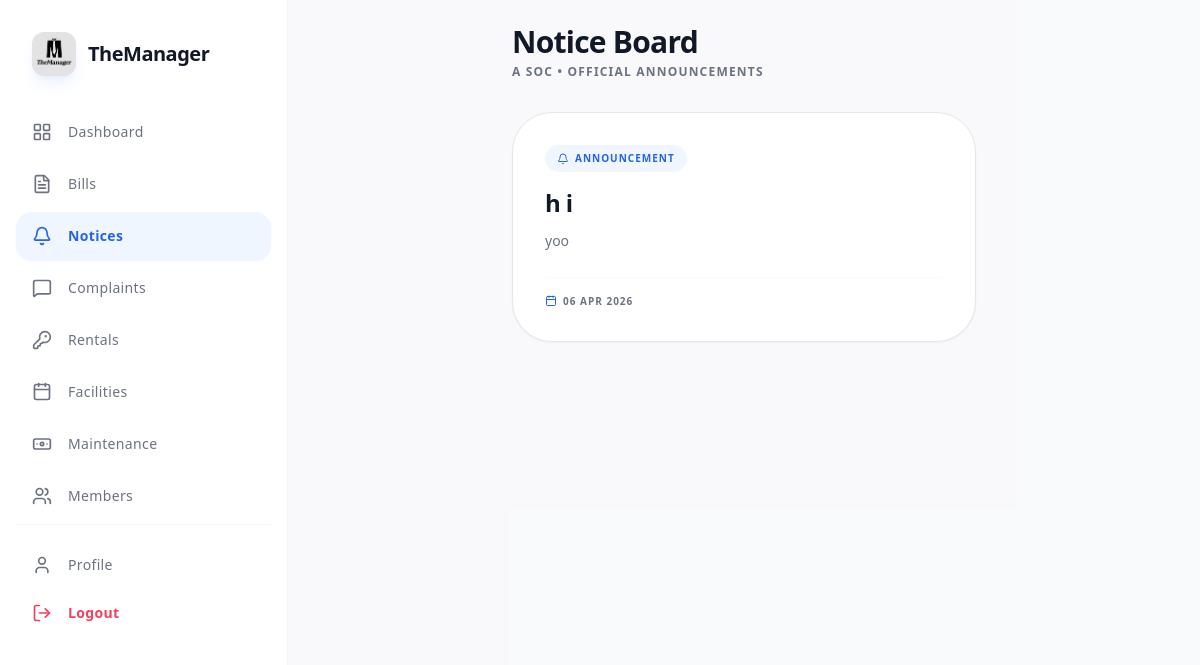
Page /notices/ (signed in) on the committed database.
### core/models.py (models this page shows, shortened)
class User(AbstractUser):
    ROLE_CHOICES = (
        ('secretary', 'Secretary'),
        ('company', 'Company'),
        ('resident', 'Residential'),
        ('watchman', 'Watchman'),
    )
    RESIDENT_ROLE_CHOICES = (
        ('owner', 'Owner'),
        ('rental', 'Rental'),
    )
    role = models.CharField(max_length=20, choices=ROLE_CHOICES, default='resident')
    resident_role = models.CharField(max_length=10, choices=RESIDENT_ROLE_CHOICES, default='owner', blank=True, null=True)
    mobile_number = models.CharField(max_length=15, blank=True, null=True)
    society_name = models.CharField(max_length=200, blank=True, null=True)
    upi_id = models.CharField(max_length=100, blank=True, null=True)
    upi_name = models.CharField(max_length=200, blank=True, null=True)
    unit_number = models.CharField(max_length=20, blank=True, null=True)
    owner = models.ForeignKey('self', on_delete=models.SET_NULL, null=True, blank=True, related_name='rentals', limit_choices_to={'resident_role': 'owner'})
    has_seen_welcome = models.BooleanField(default=False)

class Notice(models.Model):
    title = models.CharField(max_length=255)
    content = models.TextField()
    image = models.ImageField(upload_to='notices/images/', blank=True, null=True)
    video = models.FileField(upload_to='notices/videos/', blank=True, null=True)
    society_name = models.CharField(max_length=200)
    created_at = models.DateTimeField(auto_now_add=True)

### core/views.py (the view)
# urls.py: path('notices/', views.notices_view, name='notices'),
@login_required
def notices_view(request):
    from .models import Notice
    society_name = request.user.society_name
    notices = Notice.objects.filter(society_name=society_name).order_by('-created_at')
    return render(request, 'core/notices.html', {'notices': notices})

### core/templates/core/notices.html (shortened to what this page needs)
{% extends 'base.html' %}
{% block content %}
<div class="flex flex-col flex-1 max-w-lg mx-auto w-full p-6">
    <div class="flex justify-between items-center mb-8">
        <div>
            <h1 class="text-3xl font-extrabold text-textdark tracking-tight mb-1 text-primary">Notice Board</h1>
            <p class="text-xs font-black text-muted uppercase tracking-widest">{{ user.society_name }} &bull; Official Announcements</p>
        </div>
    </div>
    <div class="space-y-8 pb-24 animate-in fade-in slide-in-from-bottom-4 duration-500">
        {% for notice in notices %}
        <div class="bg-white rounded-[2.5rem] border border-bordercolor shadow-sm overflow-hidden transition hover:shadow-md">
            <div class="p-8">
                <div class="flex justify-between items-center mb-4">
                    <div class="flex items-center text-[10px] font-black text-primary uppercase tracking-widest bg-blue-50 py-1.5 px-3 rounded-full">
                        <i data-lucide="bell" class="w-3 h-3 mr-1.5"></i>
                        Announcement
                    </div>
                </div>
                <h3 class="text-2xl font-black text-textdark tracking-tight mb-3 leading-tight">{{ notice.title }}</h3>
                <p class="text-muted font-medium text-sm leading-relaxed mb-6 whitespace-pre-line">{{ notice.content }}</p>
                <div class="flex items-center justify-between pt-4 border-t border-gray-50 mt-2">
                    <div class="flex items-center text-[10px] font-black text-muted uppercase tracking-widest">
                        <i data-lucide="calendar" class="w-3 h-3 mr-1.5 text-primary"></i>
                        {{ notice.created_at|date:"d M Y" }}
                    </div>
                </div>
            </div>
        </div>
        {% endfor %}
    </div>
</div>
{% endblock %}

### rows in the picture
User: society_name "A SOC"
Notice: title "h i", content "yoo", created_at "06 APR 2026"
